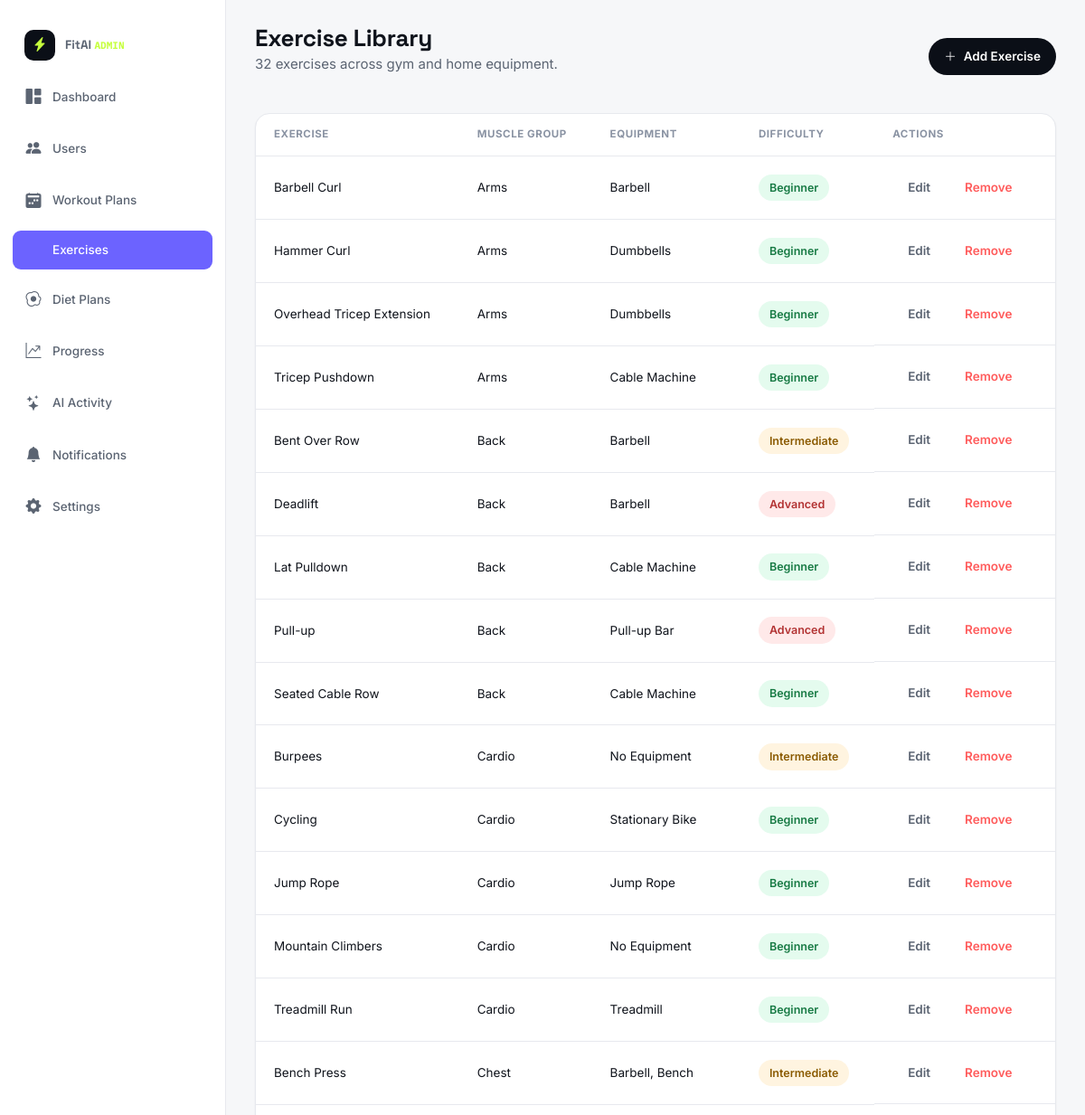
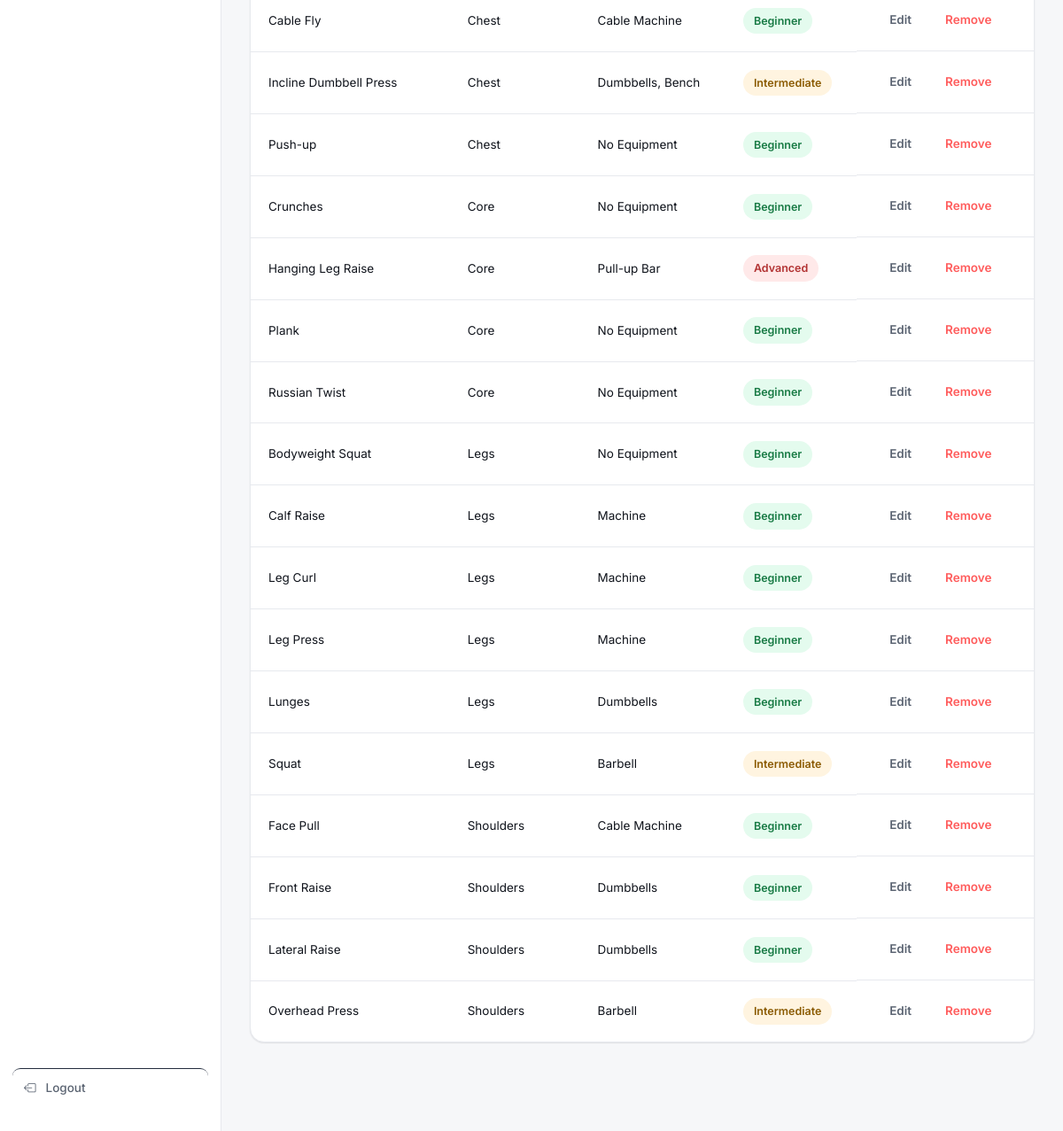
/admin-panel/exercises/ (signed in), run on the app's committed database (2 pictures, top to bottom).
### core/models.py (models this page shows, shortened)
class Exercise(models.Model):
    name = models.CharField(max_length=120, unique=True)
    muscle_group = models.CharField(max_length=60, blank=True)
    equipment = models.CharField(max_length=120, blank=True)
    difficulty = models.CharField(max_length=20, choices=FITNESS_LEVEL_CHOICES, default="Beginner")
    default_sets = models.PositiveSmallIntegerField(default=3)
    default_reps = models.PositiveSmallIntegerField(default=10)
    default_rest_seconds = models.PositiveSmallIntegerField(default=60)
    calories_per_set = models.PositiveSmallIntegerField(default=8)

### core/views.py (the view)
# urls.py: path("admin-panel/exercises/", views.admin_exercises, name="admin_exercises"),
@staff_required
def admin_exercises(request):
    exercises = m.Exercise.objects.all().order_by("muscle_group", "name")
    return render(request, "admin_panel/exercises.html", {"exercises": exercises, "total": exercises.count()})

### core/context_processors.py (called while the page is built)
def ensure_csrf_cookie(request):
    get_token(request)
    return {}

def app_context(request):
    ctx = {}
    if request.user.is_authenticated:
        profile, _ = UserProfile.objects.get_or_create(user=request.user)
        ctx["current_profile"] = profile
        ctx["unread_notifications_count"] = Notification.objects.filter(user=request.user, is_read=False).count()
        ctx["recent_notifications"] = Notification.objects.filter(user=request.user)[:6]
    return ctx

### core/views.py (called while the page is built)
def staff_required(view_func):
    @wraps(view_func)
    def wrapped(request, *args, **kwargs):
        if not (request.user.is_authenticated and request.user.is_staff):
            return redirect("admin_login")
        return view_func(request, *args, **kwargs)
    return wrapped

### templates/admin_panel/exercises.html (shortened to what this page needs)
{% extends "base.html" %}
{% load static %}
{% block extra_css %}<link rel="stylesheet" href="{% static 'css/dashboard.css' %}"><link rel="stylesheet" href="{% static 'css/admin.css' %}">{% endblock %}
{% block content %}
<div class="app-shell">
  {% include "components/admin_sidebar.html" with active="exercises" %}
  <main class="main-content" id="main-content">
    <div class="topbar">
      <div class="topbar__greeting"><h1>Exercise Library</h1><p class="muted">{{ total }} exercises across gym and home equipment.</p></div>
      <div class="topbar__actions"><a href="/admin/core/exercise/add/" class="btn btn-dark btn-sm"><i class="bi bi-plus-lg"></i> Add Exercise</a></div>
    </div>
    <section class="card">
      <div class="table-wrap">
        <table class="admin-table">
          <thead><tr><th>Exercise</th><th>Muscle Group</th><th>Equipment</th><th>Difficulty</th><th>Actions</th></tr></thead>
          <tbody>
            {% for ex in exercises %}
            <tr>
              <td data-label="Exercise">{{ ex.name }}</td>
              <td data-label="Muscle Group">{{ ex.muscle_group }}</td>
              <td data-label="Equipment">{{ ex.equipment|default:"No Equipment" }}</td>
              <td data-label="Difficulty">
                {% if ex.difficulty == "Advanced" %}<span class="pill pill-red">Advanced</span>
                {% elif ex.difficulty == "Intermediate" %}<span class="pill pill-amber">Intermediate</span>
                {% else %}<span class="pill pill-green">Beginner</span>{% endif %}
              </td>
              <td data-label="Actions" class="table-actions"><a href="/admin/core/exercise/{{ ex.id }}/change/" class="btn btn-ghost btn-sm">Edit</a><a href="/admin/core/exercise/{{ ex.id }}/delete/" class="btn btn-ghost btn-sm" style="color:var(--red);">Remove</a></td>
            </tr>
            {% empty %}
            <tr><td colspan="5" class="muted" style="text-align:center;padding:24px;">No exercises yet.</td></tr>
            {% endfor %}
          </tbody>
        </table>
      </div>
    </section>
  </main>
</div>
{% endblock %}

### static/css/style.css (style rules this page uses)
:root { --navy-950:#0B0F17; --navy-900:#10151F; --navy-800:#171E2B; --navy-700:#232C3D; --line:#2A3346; --line-soft:#E7E9EE; --paper:#F6F7F9; --surface:#FFFFFF; --ink:#10141C; --ink-soft:#5B6472; --ink-faint:#8A93A3; --lime:#C6FF3D; --lime-ink:#1C2405; --violet:#6C63FF; --violet-soft:#EFEEFF; --red:#FF5C5C; --amber:#FFB020; --green:#2ED374; --r-sm:10px; --r-md:16px; --r-lg:24px; --r-pill:999px; --shadow-sm:0 1px 2px rgba(16,20,28,.06), 0 1px 1px rgba(16,20,28,.04); --shadow-md:0 8px 24px -8px rgba(16,20,28,.16); --shadow-lg:0 20px 48px -16px rgba(16,20,28,.28); --font-display:'Space Grotesk', 'Arial Narrow', sans-serif; --font-body:'Inter', -apple-system, BlinkMacSystemFont, sans-serif; --font-mono:'IBM Plex Mono', ui-monospace, monospace; --container:1240px; }
*,*::before,*::after { box-sizing:border-box; }
html { scroll-behavior:smooth; }
body { margin:0; font-family:var(--font-body); background:var(--paper); color:var(--ink); font-size:15px; line-height:1.55; -webkit-font-smoothing:antialiased; }
h1,h2,h3,h4,h5 { font-family:var(--font-display); color:var(--ink); margin:0 0 .5em; line-height:1.1; letter-spacing:-0.01em; }
p { margin:0 0 1em; }
a { color:inherit;text-decoration:none; }
.btn { display:inline-flex;align-items:center;justify-content:center;gap:8px; padding:13px 22px; border-radius:var(--r-pill); font-weight:600;font-size:14.5px; border:1.5px solid transparent; cursor:pointer; transition:transform .15s ease, box-shadow .15s ease, background .15s ease, color .15s ease, border-color .15s ease; min-height:46px; }
.btn-dark { background:var(--navy-950);color:#fff; }
.btn-ghost { background:transparent;color:var(--ink-soft);border-color:transparent; }
.btn-sm { padding:9px 16px;min-height:36px;font-size:13.5px; }
.card { background:var(--surface); border:1px solid var(--line-soft); border-radius:var(--r-md); box-shadow:var(--shadow-sm); }
.pill { display:inline-flex;align-items:center;gap:6px; padding:5px 12px;border-radius:var(--r-pill); font-size:12.5px;font-weight:600; background:var(--paper);color:var(--ink-soft); }
.pill-green { background:#E4FBEE;color:#177A44; }
.pill-amber { background:#FFF4E0;color:#8A5A00; }
.pill-red { background:#FFE9E9;color:#B23232; }
.muted { color:var(--ink-soft); }
.app-shell { display:flex;height:100vh;overflow:hidden;background:var(--paper); }
.main-content { flex:1;min-width:0;height:100vh;overflow-y:auto;padding:28px 32px 100px; }
.topbar { display:flex;align-items:center;justify-content:space-between;gap:16px;margin-bottom:28px;flex-wrap:wrap; }
.topbar__greeting h1 { font-size:26px;margin-bottom:2px; }
.topbar__actions { display:flex;align-items:center;gap:10px;position:relative; }

### static/css/responsive.css (style rules this page uses)
html, body { width: 100%; max-width: 100%; overflow-x: hidden; }
body { min-width: 320px; }
* { box-sizing: border-box; }

### static/css/admin.css (style rules this page uses)
.table-wrap { overflow-x:auto; }
.admin-table { width:100%;border-collapse:collapse;font-size:13.5px; }
.admin-table thead th { text-align:left;padding:14px 20px;font-size:11.5px;text-transform:uppercase;letter-spacing:.05em; color:var(--ink-faint);border-bottom:1px solid var(--line-soft);white-space:nowrap; }
.admin-table tbody td { padding:14px 20px;border-bottom:1px solid var(--line-soft); }
.admin-table tbody tr:last-child td { border-bottom:none; }
.table-actions { display:flex;gap:4px;white-space:nowrap; }

### data on the page
Exercise: name "Barbell Curl", muscle_group "Arms", equipment "Barbell", difficulty "Beginner"
Exercise: name "Hammer Curl", muscle_group "Arms", equipment "Dumbbells", difficulty "Beginner"
Exercise: name "Overhead Tricep Extension", muscle_group "Arms", equipment "Dumbbells", difficulty "Beginner"
Exercise: name "Tricep Pushdown", muscle_group "Arms", equipment "Cable Machine", difficulty "Beginner"
Exercise: name "Bent Over Row", muscle_group "Back", equipment "Barbell", difficulty "Intermediate"
Exercise: name "Deadlift", muscle_group "Back", equipment "Barbell", difficulty "Advanced"
Exercise: name "Lat Pulldown", muscle_group "Back", equipment "Cable Machine", difficulty "Beginner"
Exercise: name "Pull-up", muscle_group "Back", equipment "Pull-up Bar", difficulty "Advanced"
Exercise: name "Seated Cable Row", muscle_group "Back", equipment "Cable Machine", difficulty "Beginner"
Exercise: name "Burpees", muscle_group "Cardio", equipment "No Equipment", difficulty "Intermediate"
Exercise: name "Cycling", muscle_group "Cardio", equipment "Stationary Bike", difficulty "Beginner"
Exercise: name "Jump Rope", muscle_group "Cardio", equipment "Jump Rope", difficulty "Beginner"
Exercise: name "Mountain Climbers", muscle_group "Cardio", equipment "No Equipment", difficulty "Beginner"
Exercise: name "Treadmill Run", muscle_group "Cardio", equipment "Treadmill", difficulty "Beginner"
Exercise: name "Bench Press", muscle_group "Chest", equipment "Barbell, Bench", difficulty "Intermediate"
Exercise: name "Cable Fly", muscle_group "Chest", equipment "Cable Machine", difficulty "Beginner"
Exercise: name "Incline Dumbbell Press", muscle_group "Chest", equipment "Dumbbells, Bench", difficulty "Intermediate"
Exercise: name "Push-up", muscle_group "Chest", equipment "No Equipment", difficulty "Beginner"
Exercise: name "Crunches", muscle_group "Core", equipment "No Equipment", difficulty "Beginner"
Exercise: name "Hanging Leg Raise", muscle_group "Core", equipment "Pull-up Bar", difficulty "Advanced"
Exercise: name "Plank", muscle_group "Core", equipment "No Equipment", difficulty "Beginner"
Exercise: name "Russian Twist", muscle_group "Core", equipment "No Equipment", difficulty "Beginner"
Exercise: name "Bodyweight Squat", muscle_group "Legs", equipment "No Equipment", difficulty "Beginner"
Exercise: name "Calf Raise", muscle_group "Legs", equipment "Machine", difficulty "Beginner"
Exercise: name "Leg Curl", muscle_group "Legs", equipment "Machine", difficulty "Beginner"
Exercise: name "Leg Press", muscle_group "Legs", equipment "Machine", difficulty "Beginner"
Exercise: name "Lunges", muscle_group "Legs", equipment "Dumbbells", difficulty "Beginner"
Exercise: name "Squat", muscle_group "Legs", equipment "Barbell", difficulty "Intermediate"
Exercise: name "Face Pull", muscle_group "Shoulders", equipment "Cable Machine", difficulty "Beginner"
Exercise: name "Front Raise", muscle_group "Shoulders", equipment "Dumbbells", difficulty "Beginner"
Exercise: name "Lateral Raise", muscle_group "Shoulders", equipment "Dumbbells", difficulty "Beginner"
Exercise: name "Overhead Press", muscle_group "Shoulders", equipment "Barbell", difficulty "Intermediate"

### other printed values
{{ total }} "32"
